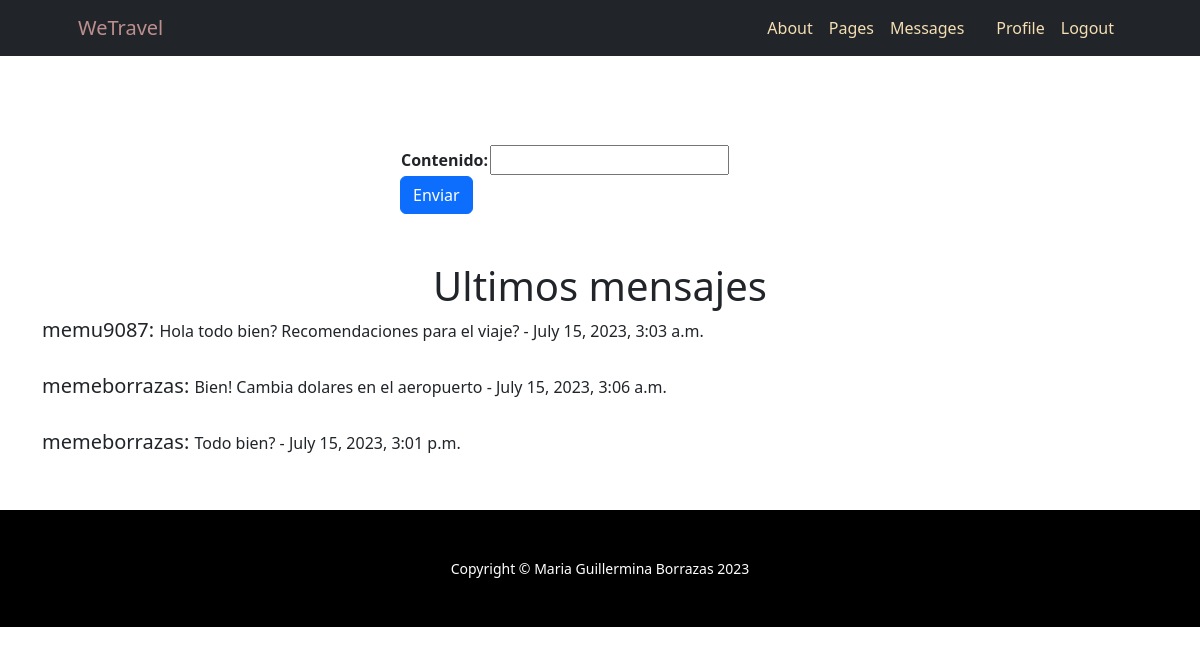
/messages/, run on an earlier commit of the app's database.
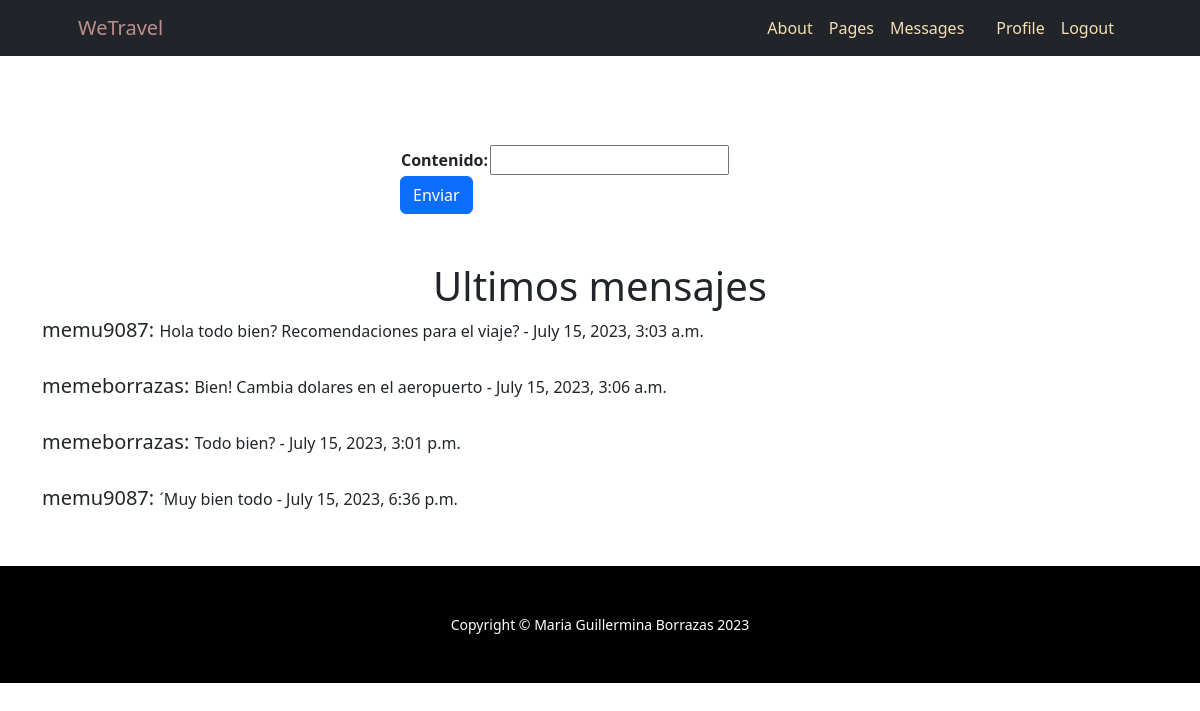
And on a later commit of the database.
### AppMensajeria/models.py (models this page shows, shortened)
class Mensaje(models.Model):
    usuario = models.ForeignKey(User, on_delete = models.CASCADE)
    contenido = models.TextField()
    fecha = models.DateTimeField(auto_now_add=True)

### AppMensajeria/views.py (the view)
# urls.py: path('messages/', mensajes, name= 'Mensajes'),
def mensajes(request):
    avatar = getavatar(request)
    if request.method == "POST":
        form = formNewMessage(request.POST) # Aqui me llega la informacion del html
        if form.is_valid():
            usuario = User.objects.get(username = request.user)
            message = Mensaje(usuario = usuario, contenido = form.cleaned_data['contenido'])
            message.save()
            form = formNewMessage()
            todos = Mensaje.objects.all()
            return render(request, 'AppMensajeria/mensajeria.html', {'form': form, 'avatar': avatar, 'todos':todos})
    else:
        form = formNewMessage()
        todos = Mensaje.objects.all()
        return render(request, 'AppMensajeria/mensajeria.html', {'form': form, 'avatar': avatar, 'todos':todos})

### AppMensajeria/forms.py
class formNewMessage(forms.Form):
    contenido = forms.CharField(widget= forms.TextInput())

### AppMensajeria/templates/AppMensajeria/mensajeria.html (shortened to what this page needs)
{% extends '../AppGeneral/inicio.html' %}
{% load static %}
    {% block contenidoQueCambia %}
    <br>
    <br>
    <br>
    <br>
    <br>
    <br>
    <div class="col-lg-4" style="padding-left: 400px;">
        <form method="POST"> {% csrf_token %}
            <table>
                {{ form.as_table }}
            </table>
            <input type="submit" class="btn btn-primary" value="Enviar">
        </form>
    </div>
    <div class="container text-center">
        <br>
        <br>
        <h1>Ultimos mensajes</h1>
        <div class="row">
            {% for mensaje in todos %}
            <div class="align-items-center">
                <div class="profile"><h5>{{ mensaje.usuario.username }}:&nbsp </h5><p>{{ mensaje.contenido }} - {{ mensaje.fecha }}</p></div>
                <br>
            </div>
            {% endfor %}
    </div>
    </div>
    <br>
    {% endblock %}

What changed in the data, as far as the page shows it:
added Mensaje: usuario.username "memu9087", contenido "´Muy bien todo", fecha "July 15, 2023, 6:36 p.m."
